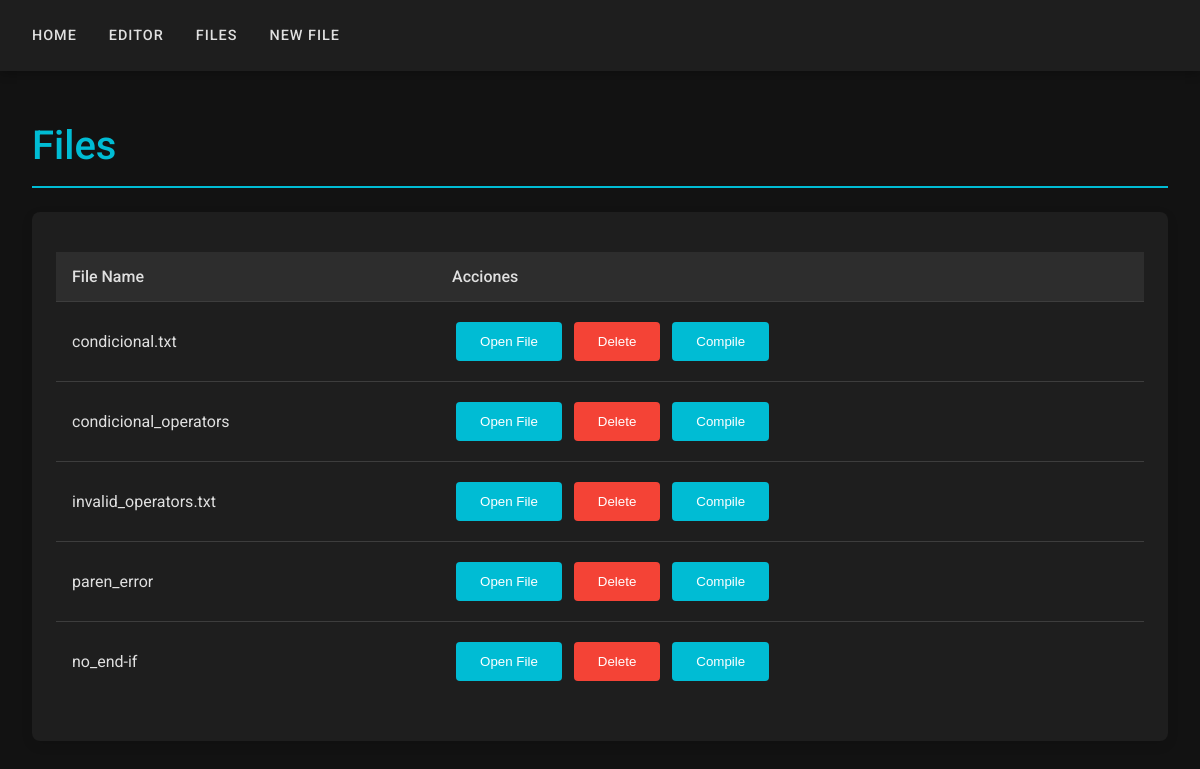
The page /files/ on the database as committed earlier.
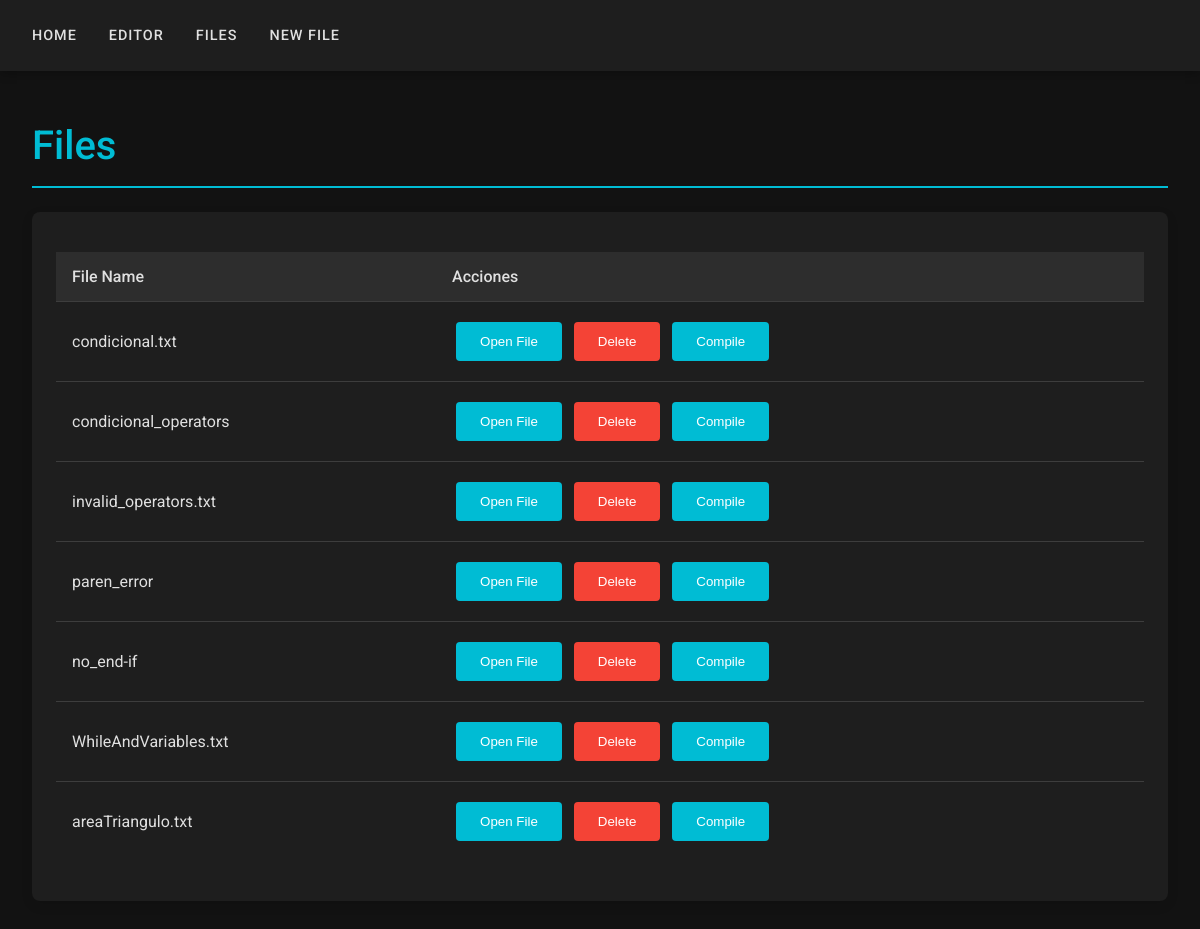
The same page on the database as committed later.
### my_compiler/models.py (models this page shows, shortened)
class Codefile(models.Model):
    name=models.CharField(max_length=50)
    code=models.TextField()

### my_compiler/views.py (the view)
# urls.py: path('files/', views.files_list, name='files'),
def files_list(request):
    files = Codefile.objects.all()
    return render(request, "files.html", {"files": files})

### my_compiler/templates/files.html (shortened to what this page needs)
{% extends 'base.html' %}
{% load static %}
{% block content %}
<h1>Files</h1>
<div class="card">
    <table>
        <thead>
            <tr>
                <th>File Name</th>
                <th>Acciones</th>
            </tr>
        </thead>
        <tbody>
            {% for file in files %}
            <tr>
                <td>{{ file.name }}</td>
                <td class="file-actions">
                    <form action="{% url 'open_file' file.id %}" method="get" style="display:inline;">
                        <button type="submit" class="btn-sm">Open File</button>
                    </form>
                    <form action="{% url 'delete_file' file.id %}" method="post" style="display:inline;">
                        <button type="submit" class="btn-sm btn-danger" onclick="return confirm('¿Seguro que quieres eliminar este archivo?')">Delete</button>
                    </form>
                    <form action="{% url 'open_file' file.id %}" method="get" style="display:inline;">
                        <button type="submit" class="btn-sm">Compile</button>
                    </form>
                </td>
            </tr>
            {% empty %}
            <tr>
                <td colspan="2" class="text-center">No hay archivos guardados aún.</td>
            </tr>
            {% endfor %}
        </tbody>
    </table>
</div>
{% endblock %}

### my_compiler/templates/base.html (shortened to what this page needs)
{% load static %}
<!DOCTYPE html>
<html lang="en">
<head>
    <link rel="stylesheet" href="{% static 'css/main.css' %} ">
</head>
<body>
    <nav>
        <ul>
            <li><a href="{% url 'home' %}">Home</a></li>
            <li><a href="{% url 'editor' %}">Editor</a></li>
            <li><a href="{% url 'files' %}">Files</a></li>
            <li><a href="{% url 'new_file' %}">New File</a></li>
        </ul>
    </nav>
    <main class="container">
        {% block content %}
        {% endblock %}
    </main>
</body>
</html>

### my_compiler/static/css/main.css (style rules this page uses)
:root { --bg-dark: #121212; --bg-medium: #1e1e1e; --bg-light: #2d2d2d; --text-primary: #e0e0e0; --text-secondary: #a0a0a0; --text-muted: #777777; --border-color: #3d3d3d; --accent-primary: #00bcd4; --accent-secondary: #7e57c2; --accent-success: #4caf50; --accent-warning: #ff9800; --accent-danger: #f44336; }
body { background-color: var(--bg-dark); color: var(--text-primary); font-family: 'Roboto', 'Segoe UI', Arial, sans-serif; margin: 0; padding: 0; line-height: 1.6; }
main, .container { max-width: 1200px; margin: 0 auto; padding: 1rem 2rem; }
h1, h2, h3, h4, h5, h6 { color: var(--text-primary); font-weight: 500; margin-bottom: 1rem; }
h1 { font-size: 2.5rem; color: var(--accent-primary); border-bottom: 2px solid var(--accent-primary); padding-bottom: 0.5rem; margin-bottom: 1.5rem; }
a { color: var(--accent-primary); text-decoration: none; transition: color 0.2s ease-in-out; }
nav { background-color: var(--bg-medium); box-shadow: 0 2px 10px rgba(0, 0, 0, 0.3); padding: 0.5rem 2rem; }
nav ul { list-style-type: none; display: flex; margin: 0; padding: 0; }
nav ul li { margin-right: 2rem; position: relative; }
nav ul li a { color: var(--text-primary); font-weight: 500; text-transform: uppercase; letter-spacing: 1px; font-size: 0.9rem; padding: 1rem 0; display: inline-block; position: relative; transition: all 0.3s ease; }
nav ul li a::after { content: ''; position: absolute; width: 0; height: 2px; bottom: 0; left: 0; background-color: var(--accent-primary); transition: width 0.3s ease; }
button, input[type="submit"], input[type="button"] { background-color: var(--accent-primary); color: #fff; border: none; padding: 0.75rem 1.5rem; border-radius: 4px; font-weight: 500; cursor: pointer; transition: all 0.2s ease-in-out; margin: 0.5rem 0.25rem; }
.btn-danger, button[onclick*="delete"] { background-color: var(--accent-danger); }
table { width: 100%; border-collapse: collapse; margin: 1rem 0; background-color: var(--bg-medium); }
th { background-color: var(--bg-light); padding: 0.75rem 1rem; text-align: left; font-weight: 500; }
td { padding: 0.75rem 1rem; border-top: 1px solid var(--border-color); }
.card { background-color: var(--bg-medium); border-radius: 8px; padding: 1.5rem; margin: 1rem 0; box-shadow: 0 4px 12px rgba(0, 0, 0, 0.1); }

Rows that differ between the two databases and show on the page:
added Codefile: name "WhileAndVariables.txt"
added Codefile: name "areaTriangulo.txt"
